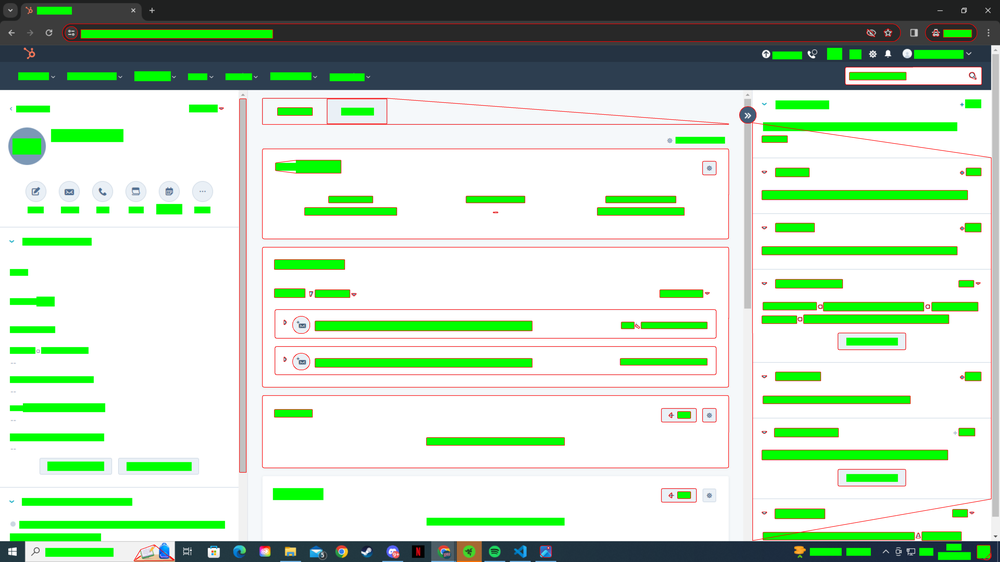
#> input picture Image.png, 1000 x 562 px, shrunk from 5760 x 3240 before the run
$ python -i utils.py   (imports and definitions only)
#> lines starting #> are read from the running program, lines starting #| are printed output that depends on the picture; after the words box and inside, x2 and y2 are one past the last pixel; in counts of white or black regions, pixels touching at a corner belong together
#> further down, picture is the input picture: shape (562, 1000, 3); mean B, G, R 192.7, 212.5, 193.5
import cv2
import numpy as np

class Shape:
    def __init__(self, x, y, w, h):
        self.x = x
        self.y = y
        self.w = w
        self.h = h
    def is_valid_shape(self, img_shape):
        return self.x>0 and self.x<img_shape[1] and self.y>0 and self.y<img_shape[0]

def get_bounding_box_of_contour(cnt,offset=0):
  # Only draw the the largest number of boxes

    # Use OpenCV boundingRect function to get the details of the contour
    x,y,w,h = cv2.boundingRect(cnt)
    shape = Shape(x-offset,y-offset, w+offset, h+offset)
    return True, shape

def crop_img_in_shape(img, shape, offset=0):

    cropped_img=img[shape.y-offset:shape.y+(shape.h+offset), shape.x-offset:shape.x+(shape.w+offset)]
    return cropped_img

def get_contour_pos_centre(cnt):
    M = cv2.moments(cnt)
    cx=-1
    cy=-1
    if M['m00'] !=0:
        cx = int(M['m10'] / M['m00'])
        cy = int(M['m01'] / M['m00'])
    return cx, cy

def get_contour_pos_left(cnt):
    _,bounds =  get_bounding_box_of_contour(cnt)
    M = cv2.moments(cnt)
    cx=-1
    cy=-1
    if M['m00'] !=0:
        cx = int(M['m10'] / M['m00'])
        cy = int(M['m01'] / M['m00'])
    return cx-(bounds.w//2), cy-(bounds.h//2)


def output_cnt_pos(contours):
    output =""
    for i, cnt in enumerate(contours):
        output += str(get_contour_pos_centre(cnt)) +", "
    print(output)

def get_contours(img, mode=cv2.RETR_TREE):
#> called with mode = 3
    if len(img.shape) == 3:
        img = cv2.cvtColor(img, cv2.COLOR_BGR2GRAY)
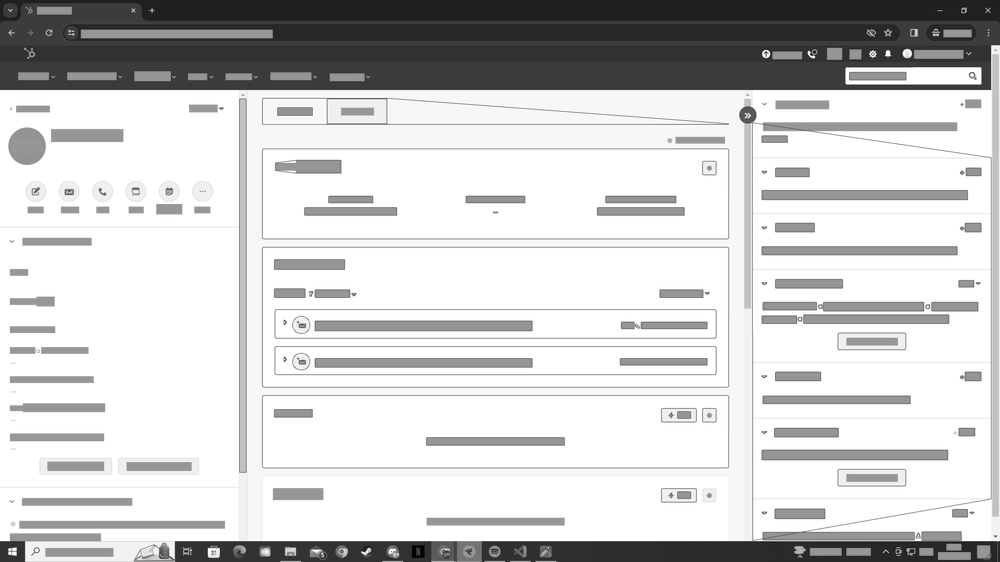
#> img: shape (562, 1000); min 0, max 255, mean 204.5
    img = blur(img, 3)
    img = apply_canny_filter(img,lower_threshold=0, higher_threshold=40)
    contours, _ = cv2.findContours(img,
    mode, cv2.CHAIN_APPROX_SIMPLE)
    return contours


def blur(img, strength=3):
#> called with strength = 3
    img_blur = cv2.GaussianBlur(img, (strength,strength), 0)
    return img_blur


def apply_canny_filter(img, lower_threshold=100, higher_threshold=200):
#> called with lower_threshold = 0, higher_threshold = 40
    edges = cv2.Canny(image=img.copy(), threshold1=lower_threshold, threshold2=higher_threshold)
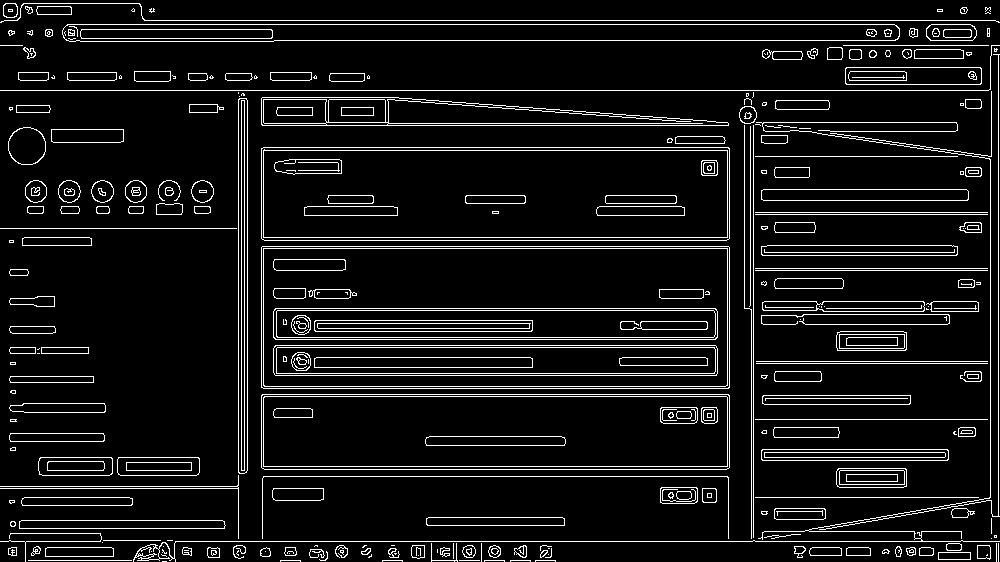
#> edges: shape (562, 1000); 8.3% white in thin lines or dots
    return edges

>>> import cv2
>>> picture = cv2.imread('Image.png')
>>> result = get_contours(picture)
#> in get_contours, `contours, _ = cv2.findContours(img, mode, cv2.CHAIN_APPROX_SIMPLE)`: contours = 603 contours, 245 with area under 20; largest, box (x1, y1, x2, y2) and area: (261, 246, 730, 389) 66453, (261, 246, 730, 389) 66451, (263, 248, 728, 387) 64030, (263, 248, 728, 387) 64027, (261, 147, 730, 241) 43516
#> result has the same summary as contours in get_contours
